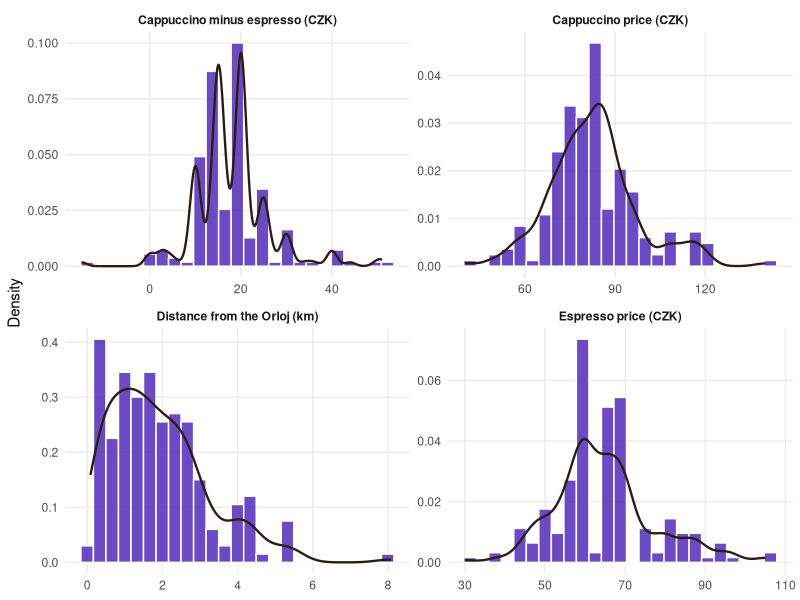
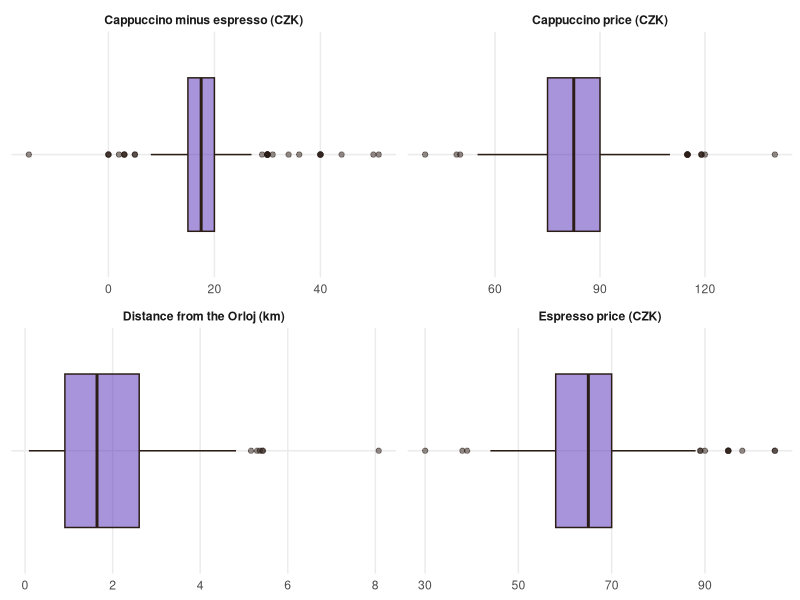
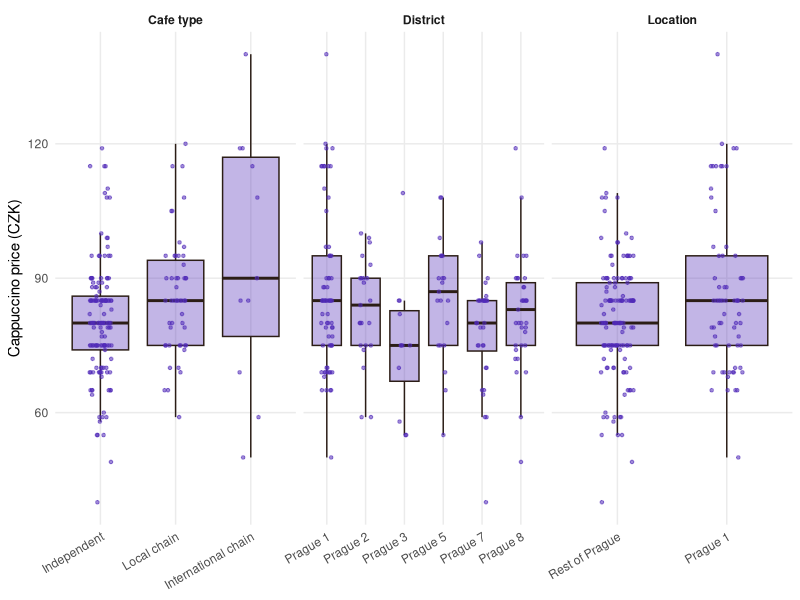
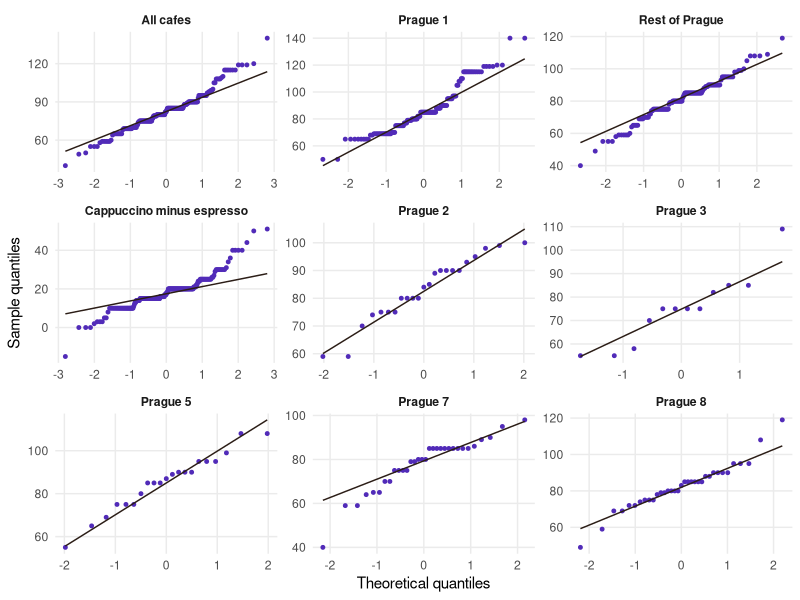

The R source for these figures, in order:
if (!file.exists("analysis/cafe_clean.csv")) stop("Run 01_cleaning.R first (from the repository root).")
dir.create("report/tables",  recursive = TRUE, showWarnings = FALSE)
dir.create("report/figures", recursive = TRUE, showWarnings = FALSE)

load_packages <- function(pkgs) {
  for (p in pkgs) {
    if (!requireNamespace(p, quietly = TRUE)) install.packages(p, repos = "https://cloud.r-project.org")
    library(p, character.only = TRUE)
  }
}
load_packages(c("ggplot2", "xtable"))

COP <- "#512bb8"; ESP <- "#2B1D16"; GREY <- "#8A7F76"
theme_set(theme_minimal(base_size = 11) +
          theme(panel.grid.minor = element_blank(),
                plot.title = element_text(face = "bold"),
                strip.text = element_text(face = "bold")))

save_fig <- function(p, name, w = 6.5, h = 4) {
  ggsave(file.path("report/figures", paste0(name, ".pdf")), p, width = w, height = h)
}
save_tab <- function(df, name, align = NULL, digits = 2) {
  print(xtable(df, align = align, digits = digits),
        file = file.path("report/tables", paste0(name, ".tex")),
        floating = FALSE, booktabs = TRUE, include.rownames = FALSE,
        sanitize.text.function = function(x) x)
}

d <- read.csv("analysis/cafe_clean.csv", stringsAsFactors = FALSE)
d$type     <- factor(d$type, levels = c("Independent", "Local chain", "International chain"))
d$prague1  <- factor(d$prague1, levels = c("Rest of Prague", "Prague 1"))
d$district <- factor(d$district)
d$district_main <- factor(ifelse(d$district %in% paste("Prague", c(1, 2, 3, 5, 7, 8)),
                                 as.character(d$district), NA),
                          levels = paste("Prague", c(1, 2, 3, 5, 7, 8)))
d$diff_cap_esp <- d$cappuccino - d$espresso

skew <- function(x) { x <- x[!is.na(x)]; m <- mean(x); mean((x - m)^3) / mean((x - m)^2)^1.5 }
fmt <- function(x, k = 2) formatC(x, format = "f", digits = k)
mean_ci <- function(x) {
  x <- x[!is.na(x)]; n <- length(x)
  half <- qt(.975, n - 1) * sd(x) / sqrt(n)
  c(mean(x) - half, mean(x) + half)
}

num_vars <- list("Cappuccino price (CZK)" = d$cappuccino,
                 "Espresso price (CZK)"   = d$espresso,
                 "Distance from the Orloj (km)" = d$distance,
                 "Cappuccino minus espresso (CZK)" = d$diff_cap_esp)
desc_num <- do.call(rbind, lapply(names(num_vars), function(nm) {
  x <- num_vars[[nm]]; ci <- mean_ci(x)
  data.frame(Variable = nm, n = sum(!is.na(x)), Missing = sum(is.na(x)),
             Mean = fmt(mean(x, na.rm = TRUE)),
             `95\\% CI` = paste0("[", fmt(ci[1]), ", ", fmt(ci[2]), "]"),
             SD = fmt(sd(x, na.rm = TRUE)), Median = fmt(median(x, na.rm = TRUE)),
             IQR = fmt(IQR(x, na.rm = TRUE)),
             Min = fmt(min(x, na.rm = TRUE)), Max = fmt(max(x, na.rm = TRUE)),
             Skew = fmt(skew(x)), check.names = FALSE)
}))
save_tab(desc_num, "descriptives", align = c("l", "l", "r", "r", "r", "r", "r", "r", "r", "r", "r", "r"), digits = 0)
print(desc_num)

cat_row <- function(var, levels_tab) {
  data.frame(Variable = var, Level = names(levels_tab),
             n = as.integer(levels_tab),
             Percent = fmt(100 * as.integer(levels_tab) / nrow(d), 1),
             stringsAsFactors = FALSE)
}
t_district <- table(d$district)
t_type     <- table(d$type, useNA = "ifany"); names(t_type)[is.na(names(t_type))] <- "Missing"
t_p1       <- table(d$prague1)
desc_cat <- rbind(cat_row("District", t_district), cat_row("Location", t_p1), cat_row("Cafe type", t_type))
desc_cat$Variable[duplicated(desc_cat$Variable)] <- ""
save_tab(desc_cat, "descriptives_cat", align = c("l", "l", "l", "r", "r"), digits = 0)
print(desc_cat)

grp_row <- function(label, x) {
  ci <- if (length(x) > 2) mean_ci(x) else c(NA, NA)
  data.frame(Group = label, n = length(x), Mean = fmt(mean(x)),
             `95\\% CI` = paste0("[", fmt(ci[1]), ", ", fmt(ci[2]), "]"),
             SD = fmt(sd(x)), Median = fmt(median(x)), IQR = fmt(IQR(x)),
             Skew = fmt(skew(x)), check.names = FALSE)
}
g_list <- c(list("Prague 1" = d$cappuccino[d$prague1 == "Prague 1"],
                 "Rest of Prague" = d$cappuccino[d$prague1 == "Rest of Prague"]),
            setNames(lapply(levels(d$district_main), function(l) d$cappuccino[which(d$district_main == l)]),
                     levels(d$district_main)),
            setNames(lapply(levels(d$type), function(l) d$cappuccino[which(d$type == l)]), levels(d$type)),
            list("Independent" = d$cappuccino[which(d$chain == "Independent")],
                 "Chain (local + international)" = d$cappuccino[which(d$chain == "Chain")]))
g_list <- g_list[!duplicated(names(g_list))]
desc_grp <- do.call(rbind, lapply(names(g_list), function(nm) grp_row(nm, g_list[[nm]])))
save_tab(desc_grp, "descriptives_groups", align = c("l", "l", "r", "r", "r", "r", "r", "r", "r"), digits = 0)
print(desc_grp)

sw <- function(x) if (length(x) >= 3 && length(x) <= 5000) shapiro.test(x)$p.value else NA
norm_tab <- data.frame(
  Sample = names(g_list),
  n = sapply(g_list, length),
  Skewness = fmt(sapply(g_list, skew)),
  `Shapiro--Wilk p` = sapply(sw_p <- sapply(g_list, sw), function(p) if (is.na(p)) "--" else if (p < .001) "$<$.001" else sub("^0", "", fmt(p, 3))),
  check.names = FALSE, row.names = NULL)
extra <- data.frame(Sample = c("All cafes: cappuccino", "All cafes: cappuccino minus espresso", "All cafes: distance"),
                    n = c(sum(!is.na(d$cappuccino)), sum(!is.na(d$diff_cap_esp)), sum(!is.na(d$distance))),
                    Skewness = fmt(c(skew(d$cappuccino), skew(d$diff_cap_esp), skew(d$distance))),
                    `Shapiro--Wilk p` = sapply(list(d$cappuccino, d$diff_cap_esp[!is.na(d$diff_cap_esp)], d$distance), function(x) { p <- sw(x); if (p < .001) "$<$.001" else sub("^0", "", fmt(p, 3)) }),
                    check.names = FALSE)
norm_tab <- rbind(extra, norm_tab)
save_tab(norm_tab, "normality", align = c("l", "l", "r", "r", "r"), digits = 0)
print(norm_tab)

long <- rbind(
  data.frame(variable = "Cappuccino price (CZK)", value = d$cappuccino),
  data.frame(variable = "Espresso price (CZK)",   value = d$espresso),
  data.frame(variable = "Distance from the Orloj (km)", value = d$distance),
  data.frame(variable = "Cappuccino minus espresso (CZK)", value = d$diff_cap_esp))
long <- long[!is.na(long$value), ]

p_hist <- ggplot(long, aes(value)) +
  geom_histogram(aes(y = after_stat(density)), bins = 25, fill = COP, colour = "white", alpha = .85) +
  geom_density(colour = ESP, linewidth = .8) +
  facet_wrap(~variable, scales = "free", ncol = 2) +
  labs(x = NULL, y = "Density")
save_fig(p_hist, "distributions", 7, 5)

p_box <- ggplot(long, aes(x = value, y = variable)) +
  geom_boxplot(fill = COP, alpha = .5, colour = ESP, outlier.colour = ESP) +
  facet_wrap(~variable, scales = "free", ncol = 2) +
  labs(x = NULL, y = NULL) + theme(axis.text.y = element_blank())
save_fig(p_box, "boxplots", 7, 4)

grp_long <- rbind(
  data.frame(panel = "Location", group = as.character(d$prague1), y = d$cappuccino),
  data.frame(panel = "District", group = as.character(d$district_main), y = d$cappuccino),
  data.frame(panel = "Cafe type", group = as.character(d$type), y = d$cappuccino))
grp_long <- grp_long[!is.na(grp_long$group) & !is.na(grp_long$y), ]
grp_long$group <- factor(grp_long$group, levels = c("Rest of Prague", "Prague 1",
  paste("Prague", c(1, 2, 3, 5, 7, 8))[-1], "Independent", "Local chain", "International chain"))
grp_long$group <- factor(grp_long$group, levels = unique(c(levels(grp_long$group), "Prague 1")))
p_grp <- ggplot(grp_long, aes(group, y)) +
  geom_boxplot(fill = COP, alpha = .35, colour = ESP, outlier.shape = NA) +
  geom_jitter(width = .15, height = 0, size = .9, alpha = .55, colour = COP) +
  facet_wrap(~panel, scales = "free_x", nrow = 1) +
  labs(x = NULL, y = "Cappuccino price (CZK)") +
  theme(axis.text.x = element_text(angle = 30, hjust = 1))
save_fig(p_grp, "groups_side_by_side", 8, 4)

qq_long <- rbind(
  data.frame(panel = "All cafes", y = d$cappuccino),
  data.frame(panel = "Prague 1", y = d$cappuccino[d$prague1 == "Prague 1"]),
  data.frame(panel = "Rest of Prague", y = d$cappuccino[d$prague1 == "Rest of Prague"]),
  data.frame(panel = "Cappuccino minus espresso", y = d$diff_cap_esp[!is.na(d$diff_cap_esp)]),
  do.call(rbind, lapply(levels(d$district_main), function(l)
    data.frame(panel = l, y = d$cappuccino[which(d$district_main == l)]))))
qq_long$panel <- factor(qq_long$panel, levels = unique(qq_long$panel))
p_qq <- ggplot(qq_long, aes(sample = y)) +
  stat_qq(colour = COP, size = 1) + stat_qq_line(colour = ESP) +
  facet_wrap(~panel, scales = "free", ncol = 3) +
  labs(x = "Theoretical quantiles", y = "Sample quantiles")
save_fig(p_qq, "qq_plots", 7.5, 7)

cat("\nDescriptive tables and figures written to report/tables and report/figures.\n")
